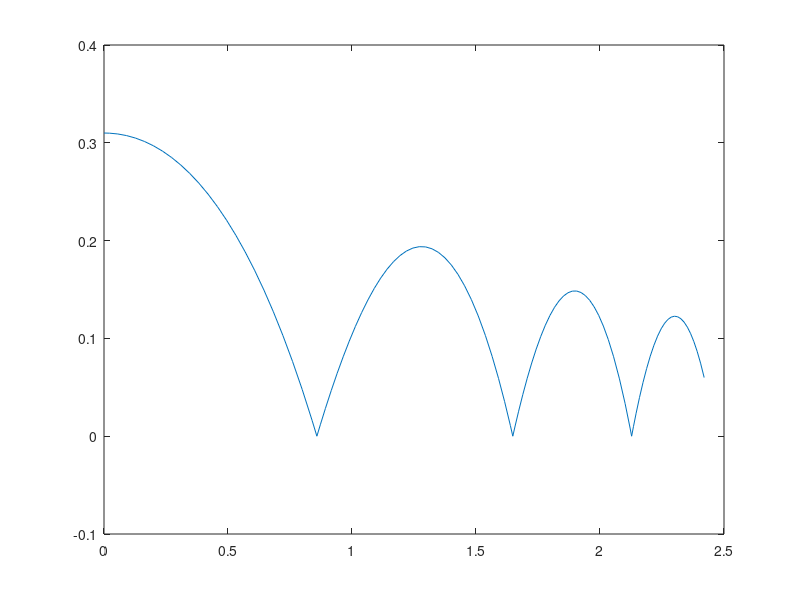

Write the MATLAB code that produced this figure.
clear; format long;

function [value, isterminal, direction] = event(t, y)

    % value = [y(3), 2.42-y(1)];
    % isterminal = [1 1];
    % direction = [0 0];

    value = [y(3), 2.42-y(1), 1.21-y(1)];
    isterminal = [1 1 0];
    direction = [0 0 -1];

end

kx = 0.005;
ky = 0.005;
m = 0.01;
g = 9.82;

V = @(x_dot, y_dot) sqrt(x_dot^2 + y_dot^2);
f = @(t, u) [
        u(2)
        -kx / m * u(2) * V(u(2), u(4))
        u(4)
        -ky / m * u(4) * V(u(2), u(4)) - g
    ];

u0 = [0, 4, 0.31, 0]';

opt = odeset("Events", @event, "AbsTol", 1e-10, "RelTol", 1e-10);

u = [];

baba = true;
while baba
    sol = ode45(f, [0 1], u0, opt);

    for i=1:size(sol.ie,2)

        if(sol.ie(i) == 1)
            u0 = sol.ye(:, i);
            u0(4) = abs(u0(4));
        end

        if(sol.ie(i) == 3)
            NET = sol.ye(:, i)
            NET_DIST = NET(3) - 0.119
        end

        if(sol.ie(i) == 2)
            baba = false;
        end
    end

    u = [u, sol.y];
end

plot(u(1, :), u(3, :));